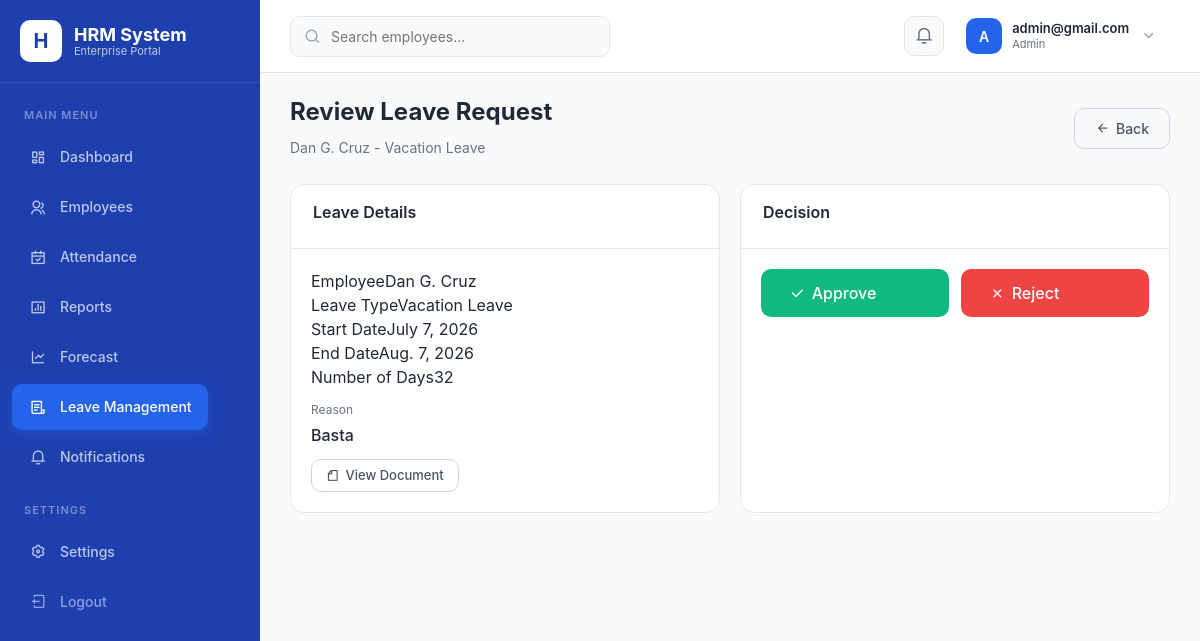
Page /leave/2/review/ (signed in) on the committed database.
### core/models.py (models this page shows, shortened)
class LeaveRequest(models.Model):
    STATUS_CHOICES = [
        ('Pending', 'Pending'),
        ('Approved', 'Approved'),
        ('Rejected', 'Rejected'),
        ('Cancelled', 'Cancelled'),
    ]
    employee = models.ForeignKey(Employee, on_delete=models.CASCADE, related_name='leave_requests')
    leave_type = models.ForeignKey(LeaveType, on_delete=models.CASCADE, related_name='leave_requests')
    start_date = models.DateField()
    end_date = models.DateField()
    number_of_days = models.IntegerField()
    reason = models.TextField()
    supporting_document = models.FileField(upload_to='documents/leaves/', blank=True, null=True)
    status = models.CharField(max_length=20, choices=STATUS_CHOICES, default='Pending')
    approved_by = models.ForeignKey(Employee, on_delete=models.SET_NULL, null=True, blank=True, related_name='approved_leaves')
    approved_at = models.DateTimeField(null=True, blank=True)
    rejection_reason = models.TextField(blank=True, null=True)
    created_at = models.DateTimeField(auto_now_add=True)
    updated_at = models.DateTimeField(auto_now=True)
    class Meta:
        ordering = ['-created_at']

class Employee(models.Model):
    ROLE_CHOICES = [
        ('admin', 'Admin'),
        ('hr_staff', 'HR Staff'),
        ('manager', 'Manager'),
        ('employee', 'Employee'),
    ]
    CIVIL_STATUS_CHOICES = [
        ('Single', 'Single'),
        ('Married', 'Married'),
        ('Divorced', 'Divorced'),
        ('Widowed', 'Widowed'),
    ]
    GENDER_CHOICES = [
        ('Male', 'Male'),
        ('Female', 'Female'),
        ('Other', 'Other'),
    ]
    EMPLOYMENT_TYPE_CHOICES = [
        ('Regular', 'Regular'),
        ('Probationary', 'Probationary'),
        ('Contractual', 'Contractual'),
        ('Part-Time', 'Part-Time'),
        ('Intern', 'Intern'),
    ]
    EMPLOYMENT_STATUS_CHOICES = [
        ('Active', 'Active'),
        ('Inactive', 'Inactive'),
        ('Resigned', 'Resigned'),
        ('Terminated', 'Terminated'),
        ('Suspended', 'Suspended'),
    ]
    user = models.OneToOneField(User, on_delete=models.CASCADE, related_name='employee')
    employee_id = models.CharField(max_length=20, unique=True, editable=False)
    first_name = models.CharField(max_length=50)
    middle_name = models.CharField(max_length=50, blank=True, null=True)
    last_name = models.CharField(max_length=50)
    gender = models.CharField(max_length=10, choices=GENDER_CHOICES)
    birth_date = models.DateField()
    civil_status = models.CharField(max_length=20, choices=CIVIL_STATUS_CHOICES)
    contact_number = models.CharField(max_length=20)
    email_address = models.EmailField()
    address = models.TextField()
    profile_photo = models.ImageField(upload_to='profiles/', blank=True, null=True)
    department = models.ForeignKey(Department, on_delete=models.SET_NULL, null=True, related_name='employees')
    position = models.CharField(max_length=100, blank=True, null=True)
    employment_type = models.CharField(max_length=20, choices=EMPLOYMENT_TYPE_CHOICES, default='Regular')
    date_hired = models.DateField()
    employment_status = models.CharField(max_length=20, choices=EMPLOYMENT_STATUS_CHOICES, default='Active')
    immediate_supervisor = models.CharField(max_length=100, blank=True, null=True)
    role = models.CharField(max_length=20, choices=ROLE_CHOICES, default='employee')
    created_at = models.DateTimeField(auto_now_add=True)
    updated_at = models.DateTimeField(auto_now=True)
    class Meta:
        ordering = ['last_name', 'first_name']
    @property
    def full_name(self):
        if self.middle_name:
            return f"{self.first_name} {self.middle_name} {self.last_name}"
        return f"{self.first_name} {self.last_name}"

class LeaveType(models.Model):
    name = models.CharField(max_length=50, unique=True)
    code = models.CharField(max_length=10, unique=True)
    description = models.TextField(blank=True, null=True)
    max_days_per_year = models.IntegerField(default=15)
    is_paid = models.BooleanField(default=True)
    is_active = models.BooleanField(default=True)
    created_at = models.DateTimeField(auto_now_add=True)
    class Meta:
        ordering = ['name']

### core/views/leave_views.py (the view, shortened to what this page needs)
# urls.py: path('leave/<int:pk>/review/', leave_views.leave_review, name='leave_review'),
@login_required
@admin_required
def leave_review(request, pk):
    leave = get_object_or_404(LeaveRequest, pk=pk)
    if leave.status != 'Pending':
        messages.error(request, "This leave request has already been processed.")
        return redirect('leave_list')
    return render(request, 'leave/review.html', {'leave': leave})

### core/context_processors.py (called while the page is built, shortened)
def notification_count(request):
    if request.user.is_authenticated:
        unread_count = Notification.objects.filter(
            recipient=request.user, is_read=False
        ).count()
        recent_notifications = Notification.objects.filter(
            recipient=request.user
        )[:5]
        user_role = get_user_role(request.user)
        return {
            'unread_notifications': unread_count,
            'recent_notifications': recent_notifications,
            'user_role': user_role,
            'user_role_display': ROLE_DISPLAY.get(user_role, 'Employee'),
        }

### templates/leave/review.html (shortened to what this page needs)
{% extends 'base.html' %}
{% load static %}
{% block content %}
<div class="page-header">
    <div class="page-title">
        <h2>Review Leave Request</h2>
        <small>{{ leave.employee.full_name }} - {{ leave.leave_type.name }}</small>
    </div>
    <a href="{% url 'leave_list' %}" class="btn btn-outline"><i class="ri-arrow-left-line"></i> Back</a>
</div>
<div style="display:grid;grid-template-columns:1fr 1fr;gap:20px;">
    <div class="table-card fade-in">
        <div class="table-header"><h5>Leave Details</h5></div>
        <div style="padding:20px;">
            <div class="info-list">
                <div class="info-item"><span class="label">Employee</span><span class="value">{{ leave.employee.full_name }}</span></div>
                <div class="info-item"><span class="label">Leave Type</span><span class="value">{{ leave.leave_type.name }}</span></div>
                <div class="info-item"><span class="label">Start Date</span><span class="value">{{ leave.start_date }}</span></div>
                <div class="info-item"><span class="label">End Date</span><span class="value">{{ leave.end_date }}</span></div>
                <div class="info-item"><span class="label">Number of Days</span><span class="value">{{ leave.number_of_days }}</span></div>
            </div>
            <div style="margin-top:12px;">
                <div style="font-size:12px;color:var(--gray-500);">Reason</div>
                <div style="font-weight:500;margin-top:4px;">{{ leave.reason }}</div>
            </div>
            {% if leave.supporting_document %}
            <div style="margin-top:12px;">
                <a href="{{ leave.supporting_document.url }}" class="btn btn-sm btn-outline" target="_blank">
                    <i class="ri-file-line"></i> View Document
                </a>
            </div>
            {% endif %}
        </div>
    </div>
    <div class="table-card fade-in">
        <div class="table-header"><h5>Decision</h5></div>
        <div style="padding:20px;">
            <form method="POST">
                <div style="display:flex;gap:12px;margin-bottom:16px;">
                    <button type="submit" name="action" value="approve" class="btn btn-success btn-lg" style="flex:1;">
                        <i class="ri-check-line"></i> Approve
                    </button>
                    <button type="button" id="showRejectBtn" class="btn btn-danger btn-lg" style="flex:1;">
                        <i class="ri-close-line"></i> Reject
                    </button>
                </div>
            </form>
        </div>
    </div>
</div>
{% endblock %}

### templates/navbar.html (shortened to what this page needs)
{% load static %}
<nav class="top-navbar">
    <div class="navbar-left">
        <div class="search-box">
            <i class="ri-search-line"></i>
            <form method="GET" action="{% url 'employee_list' %}" style="display:inline;">
                <input type="text" name="search" placeholder="Search employees..." value="{{ search_query|default:'' }}">
            </form>
        </div>
    </div>
    <div class="navbar-right">
        <div class="position-relative">
            <button class="nav-icon" id="notificationBtn">
                <i class="ri-notification-3-line"></i>
            </button>
        </div>
        <div class="position-relative">
            <div class="user-dropdown" id="userDropdownBtn">
                <div class="user-avatar">
                    {% with name=user.get_full_name|default:user.username %}
                    {{ name|make_list|first|upper }}
                    {% endwith %}
                </div>
                <div class="user-info">
                    <div class="name">{{ user.get_full_name|default:user.username }}</div>
                    <div class="role">{{ user_role_display|default:"Employee" }}</div>
                </div>
                <i class="ri-arrow-down-s-line" style="color:var(--gray-400);font-size:18px;"></i>
            </div>
        </div>
    </div>
</nav>

### static/css/styles.css (style rules this page uses)
:root { --primary: #2563EB; --primary-dark: #1E40AF; --primary-light: #DBEAFE; --white: #FFFFFF; --dark: #1F2937; --success: #10B981; --warning: #F59E0B; --danger: #EF4444; --gray-50: #F9FAFB; --gray-100: #F3F4F6; --gray-200: #E5E7EB; --gray-300: #D1D5DB; --gray-400: #9CA3AF; --gray-500: #6B7280; --gray-600: #4B5563; --sidebar-width: 260px; }
* { margin: 0; padding: 0; box-sizing: border-box; }
body { font-family: 'Inter', -apple-system, BlinkMacSystemFont, 'Segoe UI', Roboto, sans-serif; background: var(--gray-50); color: var(--dark); overflow-x: hidden; }
a { text-decoration: none; }
.top-navbar { background: var(--white); padding: 12px 30px; display: flex; align-items: center; justify-content: space-between; border-bottom: 1px solid var(--gray-200); position: sticky; top: 0; z-index: 999; }
.top-navbar .navbar-left { display: flex; align-items: center; gap: 20px; }
.top-navbar .search-box { position: relative; }
.top-navbar .search-box input { width: 320px; padding: 9px 16px 9px 40px; border: 1px solid var(--gray-200); border-radius: 10px; font-size: 14px; background: var(--gray-50); transition: all 0.2s; }
.top-navbar .search-box i { position: absolute; left: 14px; top: 50%; transform: translateY(-50%); color: var(--gray-400); }
.top-navbar .navbar-right { display: flex; align-items: center; gap: 16px; }
.top-navbar .nav-icon { position: relative; width: 40px; height: 40px; border-radius: 10px; background: var(--gray-50); border: 1px solid var(--gray-200); display: flex; align-items: center; justify-content: center; color: var(--gray-500); font-size: 18px; cursor: pointer; transition: all 0.2s; }
.top-navbar .user-dropdown { display: flex; align-items: center; gap: 10px; cursor: pointer; padding: 6px 12px 6px 6px; border-radius: 10px; transition: all 0.2s; }
.top-navbar .user-avatar { width: 36px; height: 36px; border-radius: 10px; background: var(--primary); color: white; display: flex; align-items: center; justify-content: center; font-weight: 600; font-size: 14px; }
.top-navbar .user-info { line-height: 1.3; }
.top-navbar .user-info .name { font-size: 13px; font-weight: 600; color: var(--dark); }
.top-navbar .user-info .role { font-size: 11px; color: var(--gray-500); }
.page-header { display: flex; justify-content: space-between; align-items: center; margin-bottom: 25px; flex-wrap: wrap; gap: 12px; }
.page-header h2 { font-size: 24px; font-weight: 700; color: var(--dark); }
.page-header .page-title small { font-size: 14px; color: var(--gray-500); font-weight: 400; }
.table-card { background: var(--white); border-radius: 14px; border: 1px solid var(--gray-200); overflow: hidden; }
.table-card .table-header { padding: 18px 22px; border-bottom: 1px solid var(--gray-200); display: flex; justify-content: space-between; align-items: center; flex-wrap: wrap; gap: 10px; }
.table-card .table-header h5 { font-size: 16px; font-weight: 600; }
.btn { display: inline-flex; align-items: center; gap: 6px; padding: 9px 20px; border: none; border-radius: 10px; font-size: 14px; font-weight: 500; cursor: pointer; transition: all 0.2s; text-decoration: none; }
.btn-success { background: var(--success); color: var(--white); }
.btn-danger { background: var(--danger); color: var(--white); }
.btn-outline { background: transparent; border: 1px solid var(--gray-300); color: var(--gray-600); }
.btn-sm { padding: 6px 14px; font-size: 13px; }
.btn-lg { padding: 12px 28px; font-size: 16px; }
.fade-in { animation: fadeIn 0.3s ease; }

### rows in the picture
LeaveRequest: employee.full_name "Dan G. Cruz", leave_type.name "Vacation Leave", start_date "July 7, 2026", end_date "Aug. 7, 2026", number_of_days "32", reason "Basta"

### other values in the picture
{{ name|make_list|first|upper }} "A"
{{ user.get_full_name|default:user.username }} "admin@gmail.com"
{{ user_role_display|default:"Employee" }} "Admin"
